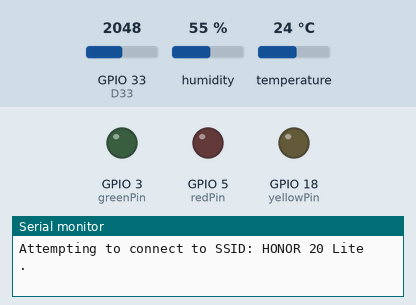
This sketch was run on a simulated ESP32. Shown: output pins drawn as LEDs (lit = HIGH), the last lines printed to the serial monitor. The test bench sets the inputs (shaded band); at power-on: GPIO 33 (D33) = 2048, humidity 55 %, temperature 24 °C. WiFi joins after 1.5 s; servers stay silent unless stated.

Above: at 0.1 s.
At 81.4 s:
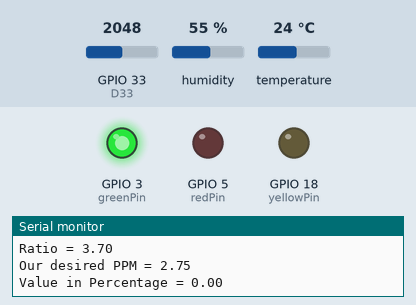
Timing chart, 0 to 82.9 s (numbered marks = the images above):
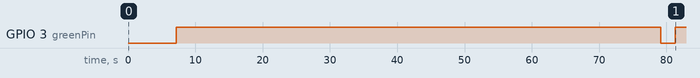

The sketch:

Projet_Code.ino
```cpp
/*Code de projet IOT , Groupe captain_planet
 *
 *
 *
 *
 */
/*Code de projet IOT , Groupe captain_planet
 *
 *
 *
 *
 */
#include <Adafruit_Sensor.h>
#include <DHT.h>
#include "Arduino.h"
#include <WiFi.h>
#include <ThingSpeak.h>

//Parametres de connexion avec ThingSpeak
const char * API_KEY = "H8FPZCNB49A0MNIT";
unsigned long CHANNEL = 1022022 ;
const char *ssid =  "HONOR 20 Lite";
const char *pass =  "HonorableThief";
const char* server = "api.thingspeak.com";
WiFiClient client;

//Les pins
 #define DHTPIN 14
 int redPin = 5;
 int greenPin = 3;
 int yellowPin =18 ;
 int D33 = 33;
 int buzzerPin=18;

 //les constants
 float m = -0.3376; //Slope
 float b = 0.7165; //Y-Intercept

#define DHTTYPE DHT22   // DHT 11

DHT dht = DHT(DHTPIN, DHTTYPE);


void setup() {
  //RGB pins
  pinMode(redPin, OUTPUT);
  pinMode(greenPin, OUTPUT);
  pinMode(yellowPin, OUTPUT);

  //analog input pin for the mq135
  pinMode(D33,INPUT);

  //input pin for the buzzer
  pinMode(buzzerPin,OUTPUT);


  Serial.begin(9600);
  // Setup sensor:
  dht.begin();

  WiFi.mode(WIFI_STA);
  ThingSpeak.begin(client);
}

void loop() {
  digitalWrite(redPin,LOW);
  digitalWrite(yellowPin,LOW);
  digitalWrite(greenPin,LOW);
  //digitalWrite(buzzerPin, HIGH);

/*
 * Connexion au plateforme thingspeak
 */
   if (WiFi.status() != WL_CONNECTED) {
    Serial.print("Attempting to connect to SSID: ");
    Serial.println(ssid);
    while (WiFi.status() != WL_CONNECTED) {
      WiFi.begin(ssid, pass);
      Serial.print(".");
      delay(5000);
    }
    Serial.println("\nConnected.");
  }
    readTemperatureAndHumidity();
    float t = readTemperatureDHT22();
    float h = readHumidityDHT22();
    /*int x = analogRead(D33);
    Serial.println(x);*/
    float a = readPPMData();


   /* ThingSpeak.setField(1, a);
    ThingSpeak.setField(2, t);
    ThingSpeak.setField(3, h);*/

    int airRes = ThingSpeak.writeField(CHANNEL,1,a,API_KEY);
    delay(20000);
    int tempRes = ThingSpeak.writeField(CHANNEL,2,t,API_KEY);
    delay(20000);
    int humRes = ThingSpeak.writeField(CHANNEL,3,h,API_KEY);
    delay(20000);

    // Write to the ThingSpeak channel

    //check for errors
    if (tempRes == 200) {
      Serial.println("temperature updated");
    }
    else {
      Serial.println("Problem updating temperature field. HTTP error code " + String(tempRes));
    }
   if (humRes == 200) {
      Serial.println("humidity updated");
    }
    else {
      Serial.println("Problem updating humdity field. HTTP error code " + String(humRes));
    }

    if (airRes == 200){
      Serial.println("air quality updated");
    }else {
      Serial.println("Problem updating air quality field. HTTP error code " + String(airRes));
    }

    delay(10000);


 //readTemperatureAndHumidity();
 //lightRedRGB();
 //ReadMQ135Data();
}


void readTemperatureAndHumidity(){
   // Wait a few seconds between measurements:
  delay(2000);
  // Reading temperature or humidity takes about 250 milliseconds!
  // Sensor readings may also be up to 2 seconds 'old' (its a very slow sensor)
  // Read the humidity in %:
  float h = dht.readHumidity();
  // Read the temperature as Celsius:
  float t = dht.readTemperature();
  // Read the temperature as Fahrenheit:
  float f = dht.readTemperature(true);
  // Check if any reads failed and exit early (to try again):
  if (isnan(h) || isnan(t) || isnan(f)) {
    Serial.println("Failed to read from DHT sensor!");
    return;
  }
  // Compute heat index in Fahrenheit (default):
  float hif = dht.computeHeatIndex(f, h);
  // Compute heat index in Celsius:
  float hic = dht.computeHeatIndex(t, h, false);
  Serial.print("Humidity: ");
  Serial.print(h);
  Serial.print(" % ");
  Serial.print("Temperature: ");
  Serial.print(t);
  Serial.print(" \xC2\xB0");
  Serial.print("C | ");
  Serial.print(f);
  Serial.print(" \xC2\xB0");
  Serial.print("F ");
  Serial.print("Heat index: ");
  Serial.print(hic);
  Serial.print(" \xC2\xB0");
  Serial.print("C | ");
  Serial.print(hif);
  Serial.print(" \xC2\xB0");
  Serial.println("F");
}

void greenFlash(){
 digitalWrite(redPin,LOW);
 digitalWrite(yellowPin,LOW);
 digitalWrite(greenPin,HIGH);

}
void yellowFlash(){
 digitalWrite(redPin,LOW);
 digitalWrite(greenPin,LOW);
 digitalWrite(yellowPin,HIGH);

}
void redFlash(){
digitalWrite(yellowPin,LOW);
 digitalWrite(greenPin,LOW);
 digitalWrite(redPin,HIGH);
}


float readHumidityDHT22(){
  float h = dht.readHumidity();
  return h ;

}
float readTemperatureDHT22(){
  float t = dht.readTemperature();
  return t ;
}

  float calculateR0(){
  float sensor_volt; //Define variable for sensor voltage
  float RS_air; //Define variable for sensor resistance
  float R0; //Define variable for R0
  float sensorValue=0.0; //Define variable for analog readings
  Serial.print("Sensor Reading = ");
  Serial.println(analogRead(D33));

  for(int x = 0 ; x < 500 ; x++) //Start for loop
  {
    sensorValue = sensorValue + analogRead(D33); //Add analog values of sensor 500 times
  }
  sensorValue = sensorValue/500.0; //Take average of readings
  Serial.print("Average = ");
  Serial.println(sensorValue);
  sensor_volt = sensorValue*(5.0/1023.0); //Convert average to voltage
  RS_air = ((5.0*10.0)/sensor_volt)-10.0; //Calculate RS in fresh air
  R0 = RS_air/3.7; //Calculate R0

  Serial.print("R0 = "); //Display "R0"
  Serial.println(R0); //Display value of R0
  return R0 ;
}


float readPPMData(){
  float sensor_volt; //Define variable for sensor voltage
  float RS_gas; //Define variable for sensor resistance
  float ratio; //Define variable for ratio
  int sensorValue = analogRead(D33); //Read analog values of sensor
  Serial.print("SENSOR RAW VALUE = ");
  Serial.println(sensorValue);
  sensor_volt = sensorValue*(5.0/1023.0); //Convert analog values to voltage
  Serial.print("Sensor value in volts = ");
  Serial.println(sensor_volt);
  RS_gas = ((5.0*10.0)/sensor_volt)-10.0; //Get value of RS in a gas
  Serial.print("Rs value = ");
  Serial.println(RS_gas);

  ratio = RS_gas/calculateR0();  // Get ratio RS_gas/RS_air

  Serial.print("Ratio = ");
  Serial.println(ratio);
  float ppm_log = (log10(ratio)-b)/m; //Get ppm value in linear scale according to the the ratio value
  float ppm = pow(10, ppm_log); //Convert ppm value to log scale
  if(ppm < 100){
    greenFlash();
  }else{
    if(ppm>100 && ppm<200){
      yellowFlash();
    }else if(ppm>200){
      redFlash();
    }
  }
  Serial.print("Our desired PPM = ");
  Serial.println(ppm);
  double percentage = ppm/10000; //Convert to percentage
  Serial.print("Value in Percentage = "); //Load screen buffer with percentage value
  Serial.println(percentage);
  delay(1000);
  return ppm;
}
```

Measured:
- by itself, GPIO 3 (greenPin): LOW → HIGH at 7.2 s, → LOW 71.9 s later, → HIGH 2.2 s later
